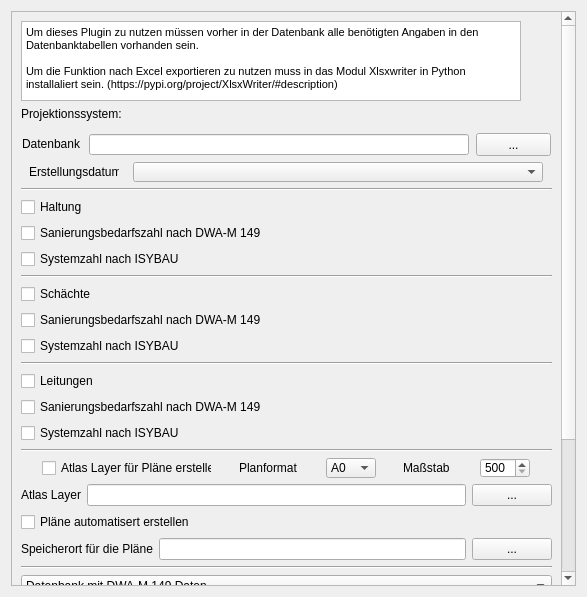
<?xml version="1.0" encoding="UTF-8"?>
<ui version="4.0">
 <class>sanierungsbedarfszahlDialogBase</class>
 <widget class="QDialog" name="sanierungsbedarfszahlDialogBase">
  <property name="geometry">
   <rect>
    <x>0</x>
    <y>0</y>
    <width>587</width>
    <height>597</height>
   </rect>
  </property>
  <property name="windowTitle">
   <string>sanierungsbedarfszahl</string>
  </property>
  <layout class="QVBoxLayout" name="verticalLayout_3">
   <item>
    <widget class="QScrollArea" name="scrollArea">
     <property name="widgetResizable">
      <bool>true</bool>
     </property>
     <widget class="QWidget" name="scrollAreaWidgetContents">
      <property name="geometry">
       <rect>
        <x>0</x>
        <y>-153</y>
        <width>550</width>
        <height>730</height>
       </rect>
      </property>
      <layout class="QVBoxLayout" name="verticalLayout">
       <item>
        <widget class="QTextBrowser" name="textBrowser">
         <property name="minimumSize">
          <size>
           <width>500</width>
           <height>80</height>
          </size>
         </property>
         <property name="maximumSize">
          <size>
           <width>500</width>
           <height>80</height>
          </size>
         </property>
         <property name="html">
          <string>&lt;!DOCTYPE HTML PUBLIC &quot;-//W3C//DTD HTML 4.0//EN&quot; &quot;http://www.w3.org/TR/REC-html40/strict.dtd&quot;&gt;
&lt;html&gt;&lt;head&gt;&lt;meta name=&quot;qrichtext&quot; content=&quot;1&quot; /&gt;&lt;style type=&quot;text/css&quot;&gt;
p, li { white-space: pre-wrap; }
&lt;/style&gt;&lt;/head&gt;&lt;body style=&quot; font-family:'MS Shell Dlg 2'; font-size:8.25pt; font-weight:400; font-style:normal;&quot;&gt;
&lt;p style=&quot; margin-top:0px; margin-bottom:0px; margin-left:0px; margin-right:0px; -qt-block-indent:0; text-indent:0px;&quot;&gt;Um dieses Plugin zu nutzen müssen vorher in der Datenbank alle benötigten Angaben in den Datenbanktabellen vorhanden sein. &lt;/p&gt;
&lt;p style=&quot;-qt-paragraph-type:empty; margin-top:0px; margin-bottom:0px; margin-left:0px; margin-right:0px; -qt-block-indent:0; text-indent:0px;&quot;&gt;&lt;br /&gt;&lt;/p&gt;
&lt;p style=&quot; margin-top:0px; margin-bottom:0px; margin-left:0px; margin-right:0px; -qt-block-indent:0; text-indent:0px;&quot;&gt;Um die Funktion nach Excel exportieren zu nutzen muss in das Modul Xlsxwriter in Python installaliert sein. (https://pypi.org/project/XlsxWriter/#description)&lt;/p&gt;&lt;/body&gt;&lt;/html&gt;</string>
         </property>
        </widget>
       </item>
       <item>
        <layout class="QVBoxLayout" name="verticalLayout_2">
         <item>
          <widget class="QLabel" name="label_8">
           <property name="font">
            <font>
             <family>Tahoma</family>
             <weight>50</weight>
             <bold>false</bold>
            </font>
           </property>
           <property name="text">
            <string>Projektionssystem:</string>
           </property>
           <property name="alignment">
            <set>Qt::AlignLeading|Qt::AlignLeft|Qt::AlignVCenter</set>
           </property>
          </widget>
         </item>
         <item>
          <widget class="QgsProjectionSelectionWidget" name="epsg" native="true"/>
         </item>
        </layout>
       </item>
       <item>
        <layout class="QHBoxLayout" name="horizontalLayout_3">
         <item>
          <widget class="QLabel" name="label">
           <property name="minimumSize">
            <size>
             <width>60</width>
             <height>20</height>
            </size>
           </property>
           <property name="maximumSize">
            <size>
             <width>60</width>
             <height>20</height>
            </size>
           </property>
           <property name="text">
            <string>Datenbank</string>
           </property>
          </widget>
         </item>
         <item>
          <widget class="QLineEdit" name="db">
           <property name="minimumSize">
            <size>
             <width>380</width>
             <height>20</height>
            </size>
           </property>
           <property name="maximumSize">
            <size>
             <width>300</width>
             <height>21</height>
            </size>
           </property>
          </widget>
         </item>
         <item>
          <widget class="QPushButton" name="pushButton">
           <property name="minimumSize">
            <size>
             <width>75</width>
             <height>23</height>
            </size>
           </property>
           <property name="maximumSize">
            <size>
             <width>75</width>
             <height>23</height>
            </size>
           </property>
           <property name="text">
            <string>...</string>
           </property>
          </widget>
         </item>
        </layout>
       </item>
       <item>
        <layout class="QHBoxLayout" name="horizontalLayout_2">
         <item>
          <widget class="QLabel" name="label_2">
           <property name="minimumSize">
            <size>
             <width>90</width>
             <height>20</height>
            </size>
           </property>
           <property name="maximumSize">
            <size>
             <width>90</width>
             <height>20</height>
            </size>
           </property>
           <property name="text">
            <string>Erstellungsdatum</string>
           </property>
          </widget>
         </item>
         <item>
          <widget class="QComboBox" name="date">
           <property name="minimumSize">
            <size>
             <width>400</width>
             <height>20</height>
            </size>
           </property>
           <property name="maximumSize">
            <size>
             <width>410</width>
             <height>21</height>
            </size>
           </property>
          </widget>
         </item>
        </layout>
       </item>
       <item>
        <widget class="Line" name="line">
         <property name="orientation">
          <enum>Qt::Horizontal</enum>
         </property>
        </widget>
       </item>
       <item>
        <widget class="QCheckBox" name="checkBox_3">
         <property name="text">
          <string>Haltung</string>
         </property>
        </widget>
       </item>
       <item>
        <widget class="QCheckBox" name="checkBox">
         <property name="text">
          <string>Sanierungsbedarfszahl nach DWA-M 149</string>
         </property>
        </widget>
       </item>
       <item>
        <widget class="QCheckBox" name="checkBox_2">
         <property name="text">
          <string>Systemzahl nach ISYBAU</string>
         </property>
        </widget>
       </item>
       <item>
        <widget class="Line" name="line_2">
         <property name="orientation">
          <enum>Qt::Horizontal</enum>
         </property>
        </widget>
       </item>
       <item>
        <widget class="QCheckBox" name="checkBox_5">
         <property name="text">
          <string>Schächte</string>
         </property>
        </widget>
       </item>
       <item>
        <widget class="QCheckBox" name="checkBox_4">
         <property name="text">
          <string>Sanierungsbedarfszahl nach DWA-M 149</string>
         </property>
        </widget>
       </item>
       <item>
        <widget class="QCheckBox" name="checkBox_6">
         <property name="text">
          <string>Systemzahl nach ISYBAU</string>
         </property>
        </widget>
       </item>
       <item>
        <widget class="Line" name="line_3">
         <property name="orientation">
          <enum>Qt::Horizontal</enum>
         </property>
        </widget>
       </item>
       <item>
        <widget class="QCheckBox" name="checkBox_14">
         <property name="text">
          <string>Leitungen</string>
         </property>
        </widget>
       </item>
       <item>
        <widget class="QCheckBox" name="checkBox_12">
         <property name="text">
          <string>Sanierungsbedarfszahl nach DWA-M 149</string>
         </property>
        </widget>
       </item>
       <item>
        <widget class="QCheckBox" name="checkBox_13">
         <property name="text">
          <string>Systemzahl nach ISYBAU</string>
         </property>
        </widget>
       </item>
       <item>
        <widget class="Line" name="line_5">
         <property name="orientation">
          <enum>Qt::Horizontal</enum>
         </property>
        </widget>
       </item>
       <item>
        <layout class="QHBoxLayout" name="horizontalLayout">
         <item>
          <widget class="QCheckBox" name="checkBox_7">
           <property name="minimumSize">
            <size>
             <width>170</width>
             <height>20</height>
            </size>
           </property>
           <property name="maximumSize">
            <size>
             <width>170</width>
             <height>20</height>
            </size>
           </property>
           <property name="text">
            <string>Atlas Layer für Pläne erstellen</string>
           </property>
          </widget>
         </item>
         <item>
          <widget class="QLabel" name="label_5">
           <property name="minimumSize">
            <size>
             <width>60</width>
             <height>20</height>
            </size>
           </property>
           <property name="maximumSize">
            <size>
             <width>60</width>
             <height>20</height>
            </size>
           </property>
           <property name="text">
            <string>Planformat</string>
           </property>
          </widget>
         </item>
         <item>
          <widget class="QComboBox" name="comboBox_2">
           <property name="minimumSize">
            <size>
             <width>50</width>
             <height>20</height>
            </size>
           </property>
           <property name="maximumSize">
            <size>
             <width>50</width>
             <height>20</height>
            </size>
           </property>
           <item>
            <property name="text">
             <string>A0</string>
            </property>
           </item>
           <item>
            <property name="text">
             <string>A1</string>
            </property>
           </item>
           <item>
            <property name="text">
             <string>A2</string>
            </property>
           </item>
           <item>
            <property name="text">
             <string>A3</string>
            </property>
           </item>
          </widget>
         </item>
         <item>
          <widget class="QLabel" name="label_4">
           <property name="minimumSize">
            <size>
             <width>50</width>
             <height>20</height>
            </size>
           </property>
           <property name="maximumSize">
            <size>
             <width>50</width>
             <height>20</height>
            </size>
           </property>
           <property name="text">
            <string>Maßstab</string>
           </property>
          </widget>
         </item>
         <item>
          <widget class="QSpinBox" name="spinBox">
           <property name="minimumSize">
            <size>
             <width>50</width>
             <height>20</height>
            </size>
           </property>
           <property name="maximumSize">
            <size>
             <width>50</width>
             <height>20</height>
            </size>
           </property>
           <property name="minimum">
            <number>500</number>
           </property>
           <property name="maximum">
            <number>10000</number>
           </property>
           <property name="singleStep">
            <number>100</number>
           </property>
          </widget>
         </item>
        </layout>
       </item>
       <item>
        <layout class="QHBoxLayout" name="horizontalLayout_4">
         <item>
          <widget class="QLabel" name="label_6">
           <property name="text">
            <string>Atlas Layer</string>
           </property>
          </widget>
         </item>
         <item>
          <widget class="QLineEdit" name="atlas">
           <property name="text">
            <string/>
           </property>
          </widget>
         </item>
         <item>
          <widget class="QPushButton" name="pushButton_3">
           <property name="text">
            <string>...</string>
           </property>
          </widget>
         </item>
        </layout>
       </item>
       <item>
        <widget class="QCheckBox" name="checkBox_8">
         <property name="text">
          <string>Pläne automatisert erstellen</string>
         </property>
        </widget>
       </item>
       <item>
        <layout class="QHBoxLayout" name="horizontalLayout_5">
         <item>
          <widget class="QLabel" name="label_3">
           <property name="text">
            <string>Speicherort für die Pläne</string>
           </property>
          </widget>
         </item>
         <item>
          <widget class="QLineEdit" name="speicher">
           <property name="text">
            <string/>
           </property>
          </widget>
         </item>
         <item>
          <widget class="QPushButton" name="pushButton_2">
           <property name="text">
            <string>...</string>
           </property>
          </widget>
         </item>
        </layout>
       </item>
       <item>
        <widget class="Line" name="line_4">
         <property name="orientation">
          <enum>Qt::Horizontal</enum>
         </property>
        </widget>
       </item>
       <item>
        <widget class="QComboBox" name="comboBox_4">
         <item>
          <property name="text">
           <string>Datenbank mit DWA-M 149 Daten</string>
          </property>
         </item>
         <item>
          <property name="text">
           <string>Datenbank mit ISYBAU Daten</string>
          </property>
         </item>
        </widget>
       </item>
       <item>
        <widget class="QCheckBox" name="checkBox_9">
         <property name="text">
          <string>Haltungsdaten nach Excel exportieren</string>
         </property>
        </widget>
       </item>
       <item>
        <widget class="QCheckBox" name="checkBox_10">
         <property name="text">
          <string>Schachtdaten nach Excel exportieren</string>
         </property>
        </widget>
       </item>
       <item>
        <widget class="QCheckBox" name="checkBox_11">
         <property name="text">
          <string>Leitungsdaten nach Excel exportieren</string>
         </property>
        </widget>
       </item>
       <item>
        <widget class="QComboBox" name="comboBox_3">
         <item>
          <property name="text">
           <string>Alle Daten in ein Excel Tabellenblatt</string>
          </property>
         </item>
         <item>
          <property name="text">
           <string>Für jede Haltung/Schacht ein eigenes Excel Tabellenblatt</string>
          </property>
         </item>
        </widget>
       </item>
       <item>
        <layout class="QHBoxLayout" name="horizontalLayout_6">
         <item>
          <widget class="QLabel" name="label_7">
           <property name="text">
            <string>Speicherort für die Excel-Dateien</string>
           </property>
          </widget>
         </item>
         <item>
          <widget class="QLineEdit" name="speicher2">
           <property name="text">
            <string/>
           </property>
          </widget>
         </item>
         <item>
          <widget class="QPushButton" name="pushButton_4">
           <property name="text">
            <string>...</string>
           </property>
          </widget>
         </item>
        </layout>
       </item>
       <item>
        <widget class="QDialogButtonBox" name="button_box">
         <property name="orientation">
          <enum>Qt::Horizontal</enum>
         </property>
         <property name="standardButtons">
          <set>QDialogButtonBox::Cancel|QDialogButtonBox::Ok</set>
         </property>
        </widget>
       </item>
      </layout>
     </widget>
    </widget>
   </item>
  </layout>
 </widget>
 <customwidgets>
  <customwidget>
   <class>QgsProjectionSelectionWidget</class>
   <extends>QWidget</extends>
   <header>qgsprojectionselectionwidget.h</header>
  </customwidget>
 </customwidgets>
 <resources/>
 <connections>
  <connection>
   <sender>button_box</sender>
   <signal>accepted()</signal>
   <receiver>sanierungsbedarfszahlDialogBase</receiver>
   <slot>accept()</slot>
   <hints>
    <hint type="sourcelabel">
     <x>20</x>
     <y>20</y>
    </hint>
    <hint type="destinationlabel">
     <x>20</x>
     <y>20</y>
    </hint>
   </hints>
  </connection>
  <connection>
   <sender>button_box</sender>
   <signal>rejected()</signal>
   <receiver>sanierungsbedarfszahlDialogBase</receiver>
   <slot>reject()</slot>
   <hints>
    <hint type="sourcelabel">
     <x>20</x>
     <y>20</y>
    </hint>
    <hint type="destinationlabel">
     <x>20</x>
     <y>20</y>
    </hint>
   </hints>
  </connection>
 </connections>
</ui>
